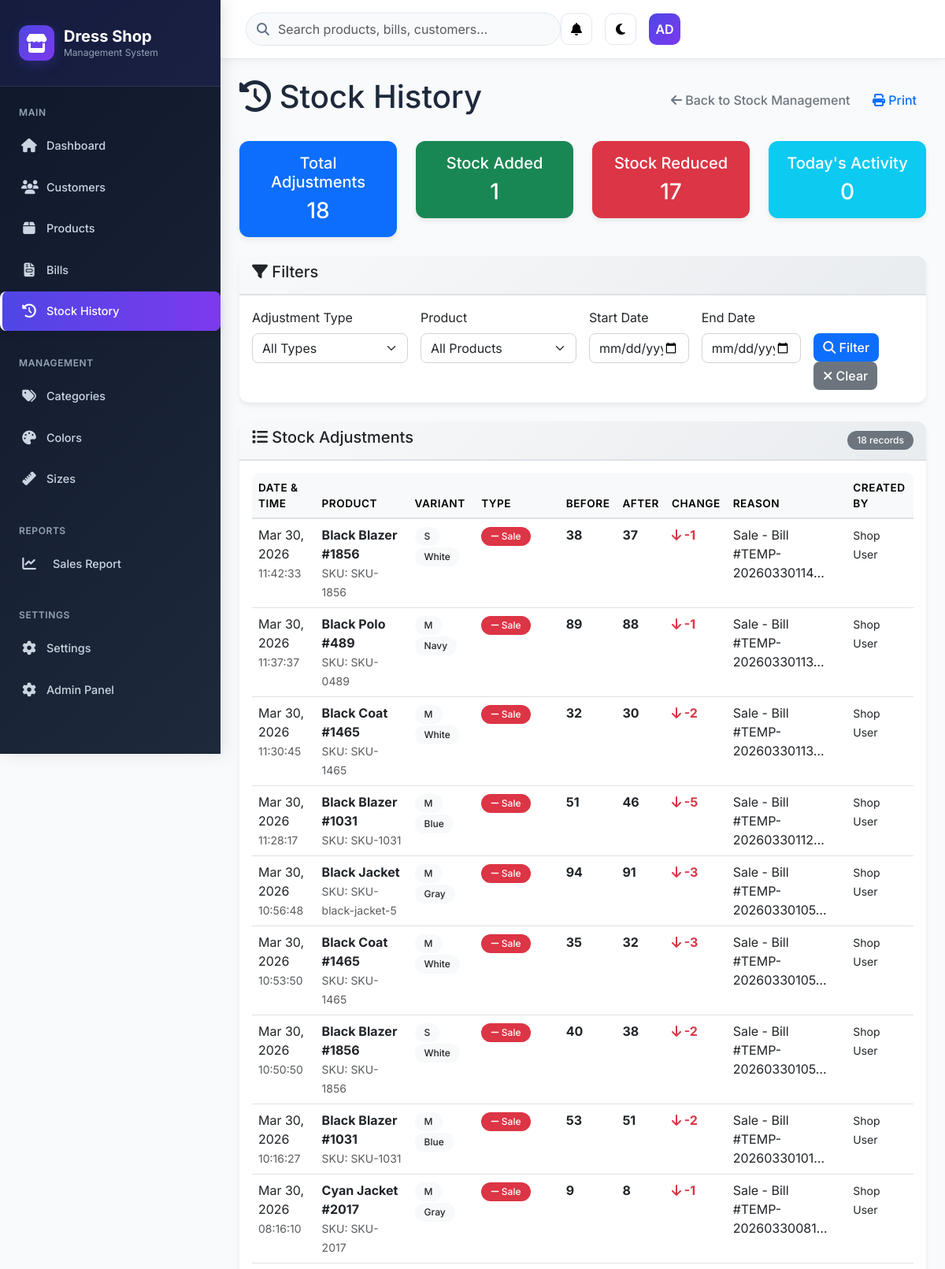
The page /stock-history/ (upper part) on the database its author committed.
### shop/models.py (models this page shows, shortened)
class StockAdjustment(models.Model):
    ADJUSTMENT_TYPES = [
        ('purchase', 'Purchase'),
        ('return', 'Return'),
        ('damage', 'Damage'),
        ('transfer', 'Transfer'),
        ('adjustment', 'Manual Adjustment'),
    ]
    product_variant = models.ForeignKey(ProductVariant, on_delete=models.CASCADE, null=True, blank=True)
    product = models.ForeignKey(Product, on_delete=models.CASCADE, null=True, blank=True)
    adjustment_type = models.CharField(max_length=15, choices=ADJUSTMENT_TYPES)
    quantity_before = models.IntegerField()
    quantity_after = models.IntegerField()
    quantity_changed = models.IntegerField()
    reason = models.TextField()
    created_by = models.CharField(max_length=200, blank=True)  # In real app, this would be User model
    created_at = models.DateTimeField(auto_now_add=True)
    class Meta:
        ordering = ['-created_at']

class ProductVariant(models.Model):
    product = models.ForeignKey(Product, on_delete=models.CASCADE, related_name='variants')
    size = models.ForeignKey(Size, on_delete=models.CASCADE)
    color = models.ForeignKey(Color, on_delete=models.CASCADE)
    quantity = models.PositiveIntegerField(default=0)
    price_override = models.DecimalField(max_digits=10, decimal_places=2, blank=True, null=True,
                                       help_text="Override product price if different")
    image = models.ImageField(upload_to='products/variants/', blank=True, null=True)
    sku = models.CharField(max_length=50, blank=True)
    class Meta:
        unique_together = ['product', 'size', 'color']

class Product(models.Model):
    GENDER_CHOICES = [
        ('men', 'Men'),
        ('women', 'Women'),
        ('unisex', 'Unisex'),
        ('kids', 'Kids'),
    ]
    CATEGORY_CHOICES = [
        ('new', 'New'),
        ('old', 'Old'),
        ('trend', 'Trending'),
        ('clearance', 'Clearance'),
        ('limited', 'Limited Edition'),
    ]
    SEASON_CHOICES = [
        ('summer', 'Summer'),
        ('winter', 'Winter'),
        ('spring', 'Spring'),
        ('autumn', 'Autumn'),
        ('all_season', 'All Season'),
    ]
    OCCASION_CHOICES = [
        ('casual', 'Casual'),
        ('formal', 'Formal'),
        ('party', 'Party'),
        ('office', 'Office'),
        ('sports', 'Sports'),
        ('traditional', 'Traditional'),
    ]
    name = models.CharField(max_length=200)
    slug = models.SlugField(max_length=200, unique=True, blank=True, null=True)
    description = models.TextField(blank=True)
    brand = models.ForeignKey(Brand, on_delete=models.SET_NULL, null=True, blank=True, related_name='brand')
    sku = models.CharField(max_length=50, unique=True, blank=True, help_text="Stock Keeping Unit")
    barcode = models.CharField(max_length=50, blank=True)
    category = models.CharField(max_length=10, choices=CATEGORY_CHOICES, default='new')
    gender = models.CharField(max_length=10, choices=GENDER_CHOICES, default='unisex')
    season = models.CharField(max_length=10, choices=SEASON_CHOICES, blank=True)
    occasion = models.CharField(max_length=15, choices=OCCASION_CHOICES, blank=True)
    materials = models.ManyToManyField(Material, blank=True)
    fabric_type = models.CharField(max_length=100, blank=True)
    weight = models.DecimalField(max_digits=5, decimal_places=2, blank=True, null=True, help_text="Weight in grams")
    base_price = models.DecimalField(max_digits=10, decimal_places=2, help_text="Base price")
    selling_price = models.DecimalField(max_digits=10, decimal_places=2, help_text="Selling price")
    discount_percentage = models.DecimalField(max_digits=5, decimal_places=2, default=0,
                                           validators=[MinValueValidator(0), MaxValueValidator(100)])
    main_image = models.ImageField(upload_to='products/main/', blank=True, null=True)
    reorder_level = models.PositiveIntegerField(default=5, help_text="Reorder when stock reaches this level")
    is_active = models.BooleanField(default=True)
    is_featured = models.BooleanField(default=False)
    created_at = models.DateTimeField(auto_now_add=True)
    updated_at = models.DateTimeField(auto_now=True)
    class Meta:
        ordering = ['-created_at']

class Size(models.Model):
    name = models.CharField(max_length=10, unique=True, help_text="Size name (S, M, L, XL, etc.)")
    order = models.PositiveIntegerField(default=0, help_text="Display order")
    chest_measurement = models.CharField(max_length=20, blank=True, help_text="Chest measurement (e.g., 38-40)")
    length_measurement = models.CharField(max_length=20, blank=True, help_text="Length measurement")
    class Meta:
        ordering = ['order']

class Color(models.Model):
    name = models.CharField(max_length=50, unique=True)
    hex_code = models.CharField(max_length=7, default='#000000', help_text="Hex color code")
    created_at = models.DateTimeField(auto_now_add=True)

### shop/views.py (the view)
# urls.py: path('stock-history/', views.stock_history, name='stock_history'),
def stock_history(request):
    adjustments = StockAdjustment.objects.select_related(
        'product_variant__product', 'product_variant__size', 'product_variant__color'
    ).order_by('-created_at')
    products = Product.objects.filter(
        id__in=StockAdjustment.objects.values_list('product_variant__product_id', flat=True).distinct()
    ).order_by('name')
    adjustment_type = request.GET.get('adjustment_type')
    product_id = request.GET.get('product_id')
    start_date = request.GET.get('start_date')
    end_date = request.GET.get('end_date')
    if adjustment_type:
        adjustments = adjustments.filter(adjustment_type=adjustment_type)
    if product_id:
        adjustments = adjustments.filter(product_variant__product_id=product_id)
    if start_date:
        adjustments = adjustments.filter(created_at__date__gte=start_date)
    if end_date:
        adjustments = adjustments.filter(created_at__date__lte=end_date)
    stats = {
        'total_adjustments': adjustments.count(),
        'stock_added': adjustments.filter(quantity_changed__gt=0).count(),
        'stock_reduced': adjustments.filter(quantity_changed__lt=0).count(),
        'today_activity': adjustments.filter(created_at__date=timezone.now().date()).count(),
    }
    paginator = Paginator(adjustments, 50)  # 50 items per page
    page_number = request.GET.get('page')
    page_obj = paginator.get_page(page_number)
    context = {
        'adjustments': page_obj,
        'page_obj': page_obj,
        'is_paginated': page_obj.has_other_pages(),
        'adjustment_types': StockAdjustment.ADJUSTMENT_TYPES,
        'products': products,
        'stats': stats,
        'current_filters': {
            'adjustment_type': adjustment_type,
            'product_id': product_id,
            'start_date': start_date,
            'end_date': end_date,
        }
    }
    return render(request, 'shop/stock_history.html', context)

### shop/templates/shop/stock_history.html (shortened to what this page needs)
{% extends 'shop/base.html' %}
{% block content %}
<div class="d-flex justify-content-between align-items-center mb-4">
    <h1><i class="fas fa-history"></i> Stock History</h1>
    <div>
        <a href="{% url 'shop:product_stock_management' %}" class="btn btn-outline-secondary">
            <i class="fas fa-arrow-left"></i> Back to Stock Management
        </a>
        <button onclick="window.print()" class="btn btn-outline-primary">
            <i class="fas fa-print"></i> Print
        </button>
    </div>
</div>
<div class="row mb-4">
    <div class="col-md-3">
        <div class="card bg-primary text-white">
            <div class="card-body text-center">
                <h5 class="card-title">Total Adjustments</h5>
                <h3 class="card-text">{{ stats.total_adjustments }}</h3>
            </div>
        </div>
    </div>
    <div class="col-md-3">
        <div class="card bg-success text-white">
            <div class="card-body text-center">
                <h5 class="card-title">Stock Added</h5>
                <h3 class="card-text">{{ stats.stock_added }}</h3>
            </div>
        </div>
    </div>
    <div class="col-md-3">
        <div class="card bg-danger text-white">
            <div class="card-body text-center">
                <h5 class="card-title">Stock Reduced</h5>
                <h3 class="card-text">{{ stats.stock_reduced }}</h3>
            </div>
        </div>
    </div>
    <div class="col-md-3">
        <div class="card bg-info text-white">
            <div class="card-body text-center">
                <h5 class="card-title">Today's Activity</h5>
                <h3 class="card-text">{{ stats.today_activity }}</h3>
            </div>
        </div>
    </div>
</div>
<div class="card mb-4">
    <div class="card-header">
        <h5><i class="fas fa-filter"></i> Filters</h5>
    </div>
    <div class="card-body">
        <form method="get" class="row g-3">
            <div class="col-md-3">
                <label class="form-label">Adjustment Type</label>
                <select name="adjustment_type" class="form-select">
                    <option value="">All Types</option>
                </select>
            </div>
            <div class="col-md-3">
                <label class="form-label">Product</label>
                <select name="product_id" class="form-select">
                    <option value="">All Products</option>
                </select>
            </div>
            <div class="col-md-2">
                <label class="form-label">Start Date</label>
                <input type="date" name="start_date" class="form-control" value="{{ current_filters.start_date }}">
            </div>
            <div class="col-md-2">
                <label class="form-label">End Date</label>
                <input type="date" name="end_date" class="form-control" value="{{ current_filters.end_date }}">
            </div>
            <div class="col-md-2">
                <label class="form-label">&nbsp;</label>
                <div>
                    <button type="submit" class="btn btn-primary">
                        <i class="fas fa-search"></i> Filter
                    </button>
                    <a href="{% url 'shop:stock_history' %}" class="btn btn-secondary">
                        <i class="fas fa-times"></i> Clear
                    </a>
                </div>
            </div>
        </form>
    </div>
</div>
<div class="card">
    <div class="card-header d-flex justify-content-between align-items-center">
        <h5><i class="fas fa-list"></i> Stock Adjustments</h5>
        <span class="badge bg-secondary">{{ adjustments|length }} records</span>
    </div>
    <div class="card-body">
        {% if adjustments %}
        <div class="table-responsive">
            <table class="table table-hover">
                <thead class="table-light">
                    <tr>
                        <th>Date & Time</th>
                        <th>Product</th>
                        <th>Variant</th>
                        <th>Type</th>
                        <th>Before</th>
                        <th>After</th>
                        <th>Change</th>
                        <th>Reason</th>
                        <th>Created By</th>
                    </tr>
                </thead>
                <tbody>
                    {% for adjustment in adjustments %}
                    <tr>
                        <td>
                            <div>{{ adjustment.created_at|date:"M d, Y" }}</div>
                            <small class="text-muted">{{ adjustment.created_at|time:"H:i:s" }}</small>
                        </td>
                        <td>
                            <strong>{{ adjustment.product_variant.product.name }}</strong>
                            <br>
                            <small class="text-muted">SKU: {{ adjustment.product_variant.product.sku }}</small>
                        </td>
                        <td>
                            <span class="badge bg-light text-dark">{{ adjustment.product_variant.size.name }}</span>
                            <span class="badge bg-light text-dark">{{ adjustment.product_variant.color.name }}</span>
                        </td>
                        <td>
                            {% if adjustment.adjustment_type == 'purchase' %}
                                <span class="badge bg-success">
                                    <i class="fas fa-plus"></i> Purchase
                                </span>
                            {% elif adjustment.adjustment_type == 'return' %}
                                <span class="badge bg-danger">
                                    <i class="fas fa-minus"></i> Sale
                                </span>
                            {% elif adjustment.adjustment_type == 'damage' %}
                                <span class="badge bg-warning">
                                    <i class="fas fa-exclamation-triangle"></i> Damage
                                </span>
                            {% elif adjustment.adjustment_type == 'adjustment' %}
                                <span class="badge bg-info">
                                    <i class="fas fa-edit"></i> Adjustment
                                </span>
                            {% else %}
                                <span class="badge bg-secondary">
                                    {{ adjustment.get_adjustment_type_display }}
                                </span>
                            {% endif %}
                        </td>
                        <td>
                            <span class="fw-bold">{{ adjustment.quantity_before }}</span>
                        </td>
                        <td>
                            <span class="fw-bold">{{ adjustment.quantity_after }}</span>
                        </td>
                        <td>
                            {% if adjustment.quantity_changed > 0 %}
                                <span class="text-success fw-bold">
                                    <i class="fas fa-arrow-up"></i> +{{ adjustment.quantity_changed }}
                                </span>
                            {% else %}
                                <span class="text-danger fw-bold">
                                    <i class="fas fa-arrow-down"></i> {{ adjustment.quantity_changed }}
                                </span>
                            {% endif %}
                        </td>
                        <td>
                            <span title="{{ adjustment.reason }}">
                                {{ adjustment.reason|default:"-"|truncatechars:30 }}
                            </span>
                        </td>
                        <td>
                            <small>{{ adjustment.created_by|default:"System" }}</small>
                        </td>
                    </tr>
                    {% endfor %}
                </tbody>
            </table>
        </div>
        {% endif %}
    </div>
</div>
{% endblock %}

### rows shown on the page
StockAdjustment: created_at "Mar 30, 2026", created_at "11:42:33", product_variant.product.name "Black Blazer #1856", product_variant.product.sku "SKU-1856", product_variant.size.name "S", product_variant.color.name "White", adjustment_type "return" (drawn), quantity_before "38", quantity_after "37", quantity_changed "-1", reason "Sale - Bill #TEMP-20260330114…", created_by "Shop User"
StockAdjustment: created_at "Mar 30, 2026", created_at "11:37:37", product_variant.product.name "Black Polo #489", product_variant.product.sku "SKU-0489", product_variant.size.name "M", product_variant.color.name "Navy", adjustment_type "return" (drawn), quantity_before "89", quantity_after "88", quantity_changed "-1", reason "Sale - Bill #TEMP-20260330113…", created_by "Shop User"
StockAdjustment: created_at "Mar 30, 2026", created_at "11:30:45", product_variant.product.name "Black Coat #1465", product_variant.product.sku "SKU-1465", product_variant.size.name "M", product_variant.color.name "White", adjustment_type "return" (drawn), quantity_before "32", quantity_after "30", quantity_changed "-2", reason "Sale - Bill #TEMP-20260330113…", created_by "Shop User"
StockAdjustment: created_at "Mar 30, 2026", created_at "11:28:17", product_variant.product.name "Black Blazer #1031", product_variant.product.sku "SKU-1031", product_variant.size.name "M", product_variant.color.name "Blue", adjustment_type "return" (drawn), quantity_before "51", quantity_after "46", quantity_changed "-5", reason "Sale - Bill #TEMP-20260330112…", created_by "Shop User"
StockAdjustment: created_at "Mar 30, 2026", created_at "10:56:48", product_variant.product.name "Black Jacket", product_variant.product.sku "SKU-black-jacket-5", product_variant.size.name "M", product_variant.color.name "Gray", adjustment_type "return" (drawn), quantity_before "94", quantity_after "91", quantity_changed "-3", reason "Sale - Bill #TEMP-20260330105…", created_by "Shop User"
StockAdjustment: created_at "Mar 30, 2026", created_at "10:53:50", product_variant.product.name "Black Coat #1465", product_variant.product.sku "SKU-1465", product_variant.size.name "M", product_variant.color.name "White", adjustment_type "return" (drawn), quantity_before "35", quantity_after "32", quantity_changed "-3", reason "Sale - Bill #TEMP-20260330105…", created_by "Shop User"
StockAdjustment: created_at "Mar 30, 2026", created_at "10:50:50", product_variant.product.name "Black Blazer #1856", product_variant.product.sku "SKU-1856", product_variant.size.name "S", product_variant.color.name "White", adjustment_type "return" (drawn), quantity_before "40", quantity_after "38", quantity_changed "-2", reason "Sale - Bill #TEMP-20260330105…", created_by "Shop User"
StockAdjustment: created_at "Mar 30, 2026", created_at "10:16:27", product_variant.product.name "Black Blazer #1031", product_variant.product.sku "SKU-1031", product_variant.size.name "M", product_variant.color.name "Blue", adjustment_type "return" (drawn), quantity_before "53", quantity_after "51", quantity_changed "-2", reason "Sale - Bill #TEMP-20260330101…", created_by "Shop User"
StockAdjustment: created_at "Mar 30, 2026", created_at "08:16:10", product_variant.product.name "Cyan Jacket #2017", product_variant.product.sku "SKU-2017", product_variant.size.name "M", product_variant.color.name "Gray", adjustment_type "return" (drawn), quantity_before "9", quantity_after "8", quantity_changed "-1", reason "Sale - Bill #TEMP-20260330081…", created_by "Shop User"

### other values the page prints
{{ stats.total_adjustments }} "18"
{{ stats.stock_added }} "1"
{{ stats.stock_reduced }} "17"
{{ stats.today_activity }} "0"
{{ adjustments|length }} "18"
